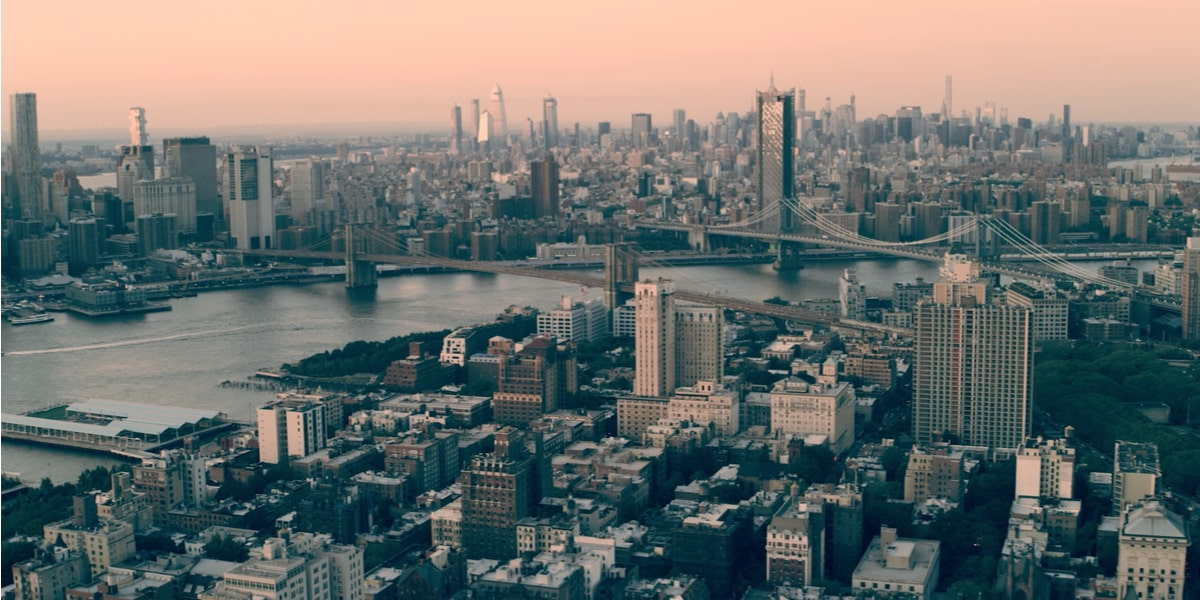
#> input picture example.jpg, 1200 x 600 px
$ python main.py
#> lines starting #> are read from the running program, lines starting #| are printed output that depends on the picture
from PIL import Image

colors_list = []

imgpath = input("Enter the image path > ")
#> the answer given: example.jpg

print("1. Sort One")
print("2. Sort One Reverse")
print("3. Sort Two")
print("4. Sort Two Reverse")
method = input("Select a method > ")
#> the answer given: 1

img = Image.open(imgpath)
#> img is the input picture: PIL image 1200x600 RGB; mean R, G, B 108.5, 112.9, 109.8

width, height = img.size
#> width = 1200; height = 600

def sort_one():
    for x in range(width):
        line = []
        for y in range(height):
            line.append(img.getpixel((x,y)))

        colors_list.append(sorted(line))
#> after the loop, colors_list = 1200 items

def sort_two():
    for x in range(width):
        line = []
        for y in range(height):
            line.append(img.getpixel((x,y)))

        colors_list.append(line)

    colors_list.sort()

def sort_one_reversed():
    for x in range(width):
        line = []
        for y in range(height):
            line.append(img.getpixel((x,y)))

        colors_list.append(sorted(line, reverse=True))

def sort_two_reversed():
    for x in range(width):
        line = []
        for y in range(height):
            line.append(img.getpixel((x,y)))

        colors_list.append(line)

    colors_list.sort(reverse=True)

match method:
    case "1":
        sort_one()
    case "2":
        sort_one_reversed()
    case "3":
        sort_two()
    case "4":
        sort_two_reversed()
    case _:
        print("Invalid method")
        exit()

new = Image.new("RGB", (width, height))
#> new: PIL image 1200x600 RGB; every value is 0

# Display
for x in range(width):
    for y in range(height):
        new.putpixel((x,y), colors_list[x][y])
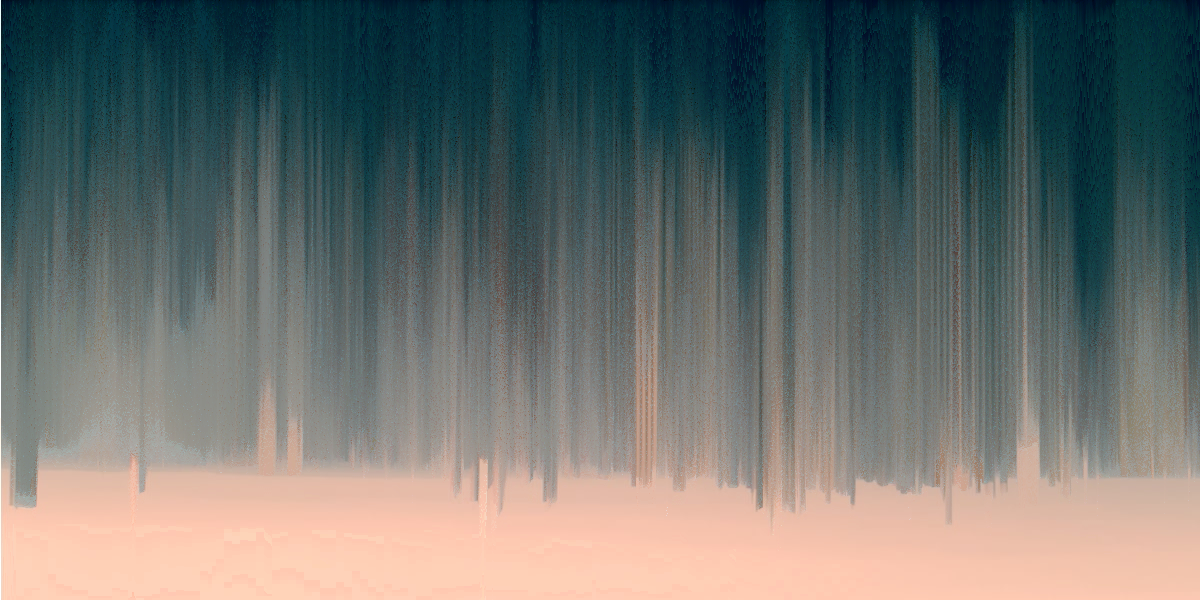
#> new: PIL image 1200x600 RGB; mean R, G, B 108.5, 112.9, 109.8

new.show()
